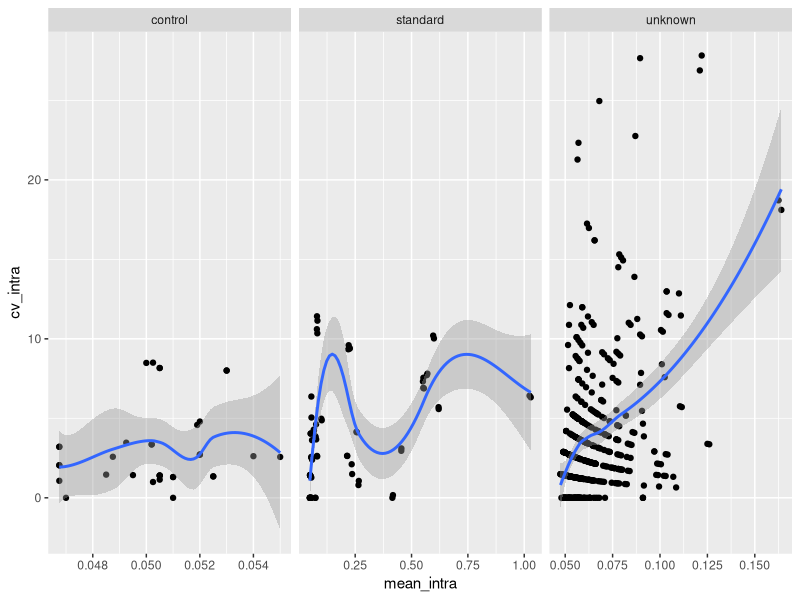
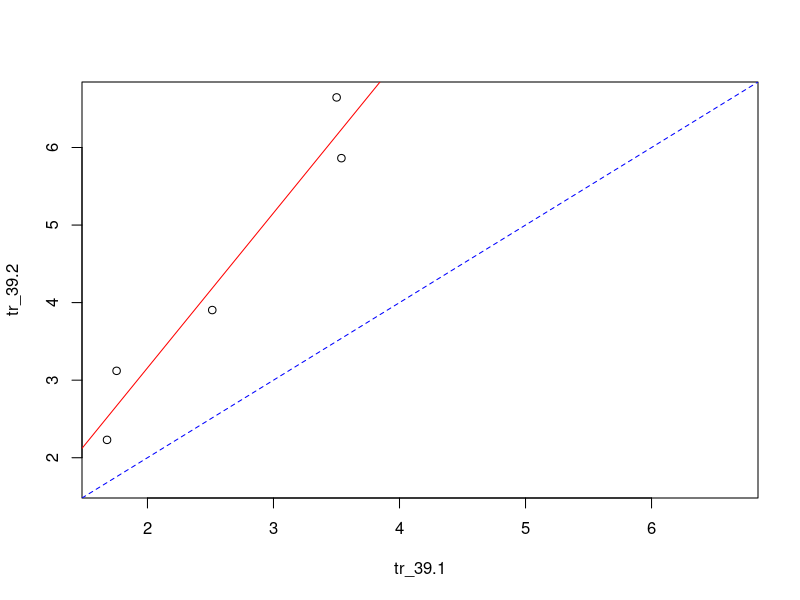

Recreate these plots in R, in order. (Note: this script raises an error after producing the figures.)
## ---- chunk 1
library("knitr")
opts_chunk$set(fig.width = 8, fig.heigth = 8, cache = FALSE)
## ---- chunk 2
library("dplyr")
library("stringr")
library("ggplot2")
library("cowplot")
## ---- chunk 3
anno <- read.delim("../data/annotation.txt", stringsAsFactors = FALSE)
## ---- chunk 4
troponin <- read.delim("../data/troponin.txt", stringsAsFactors = FALSE)
## ---- chunk 5
stopifnot(troponin$dosage[troponin$type == "unknown"] %in% anno$dosage)
cell_line_input <- unique(troponin$cell_line[troponin$type == "unknown"])
cell_line_input <- sort(cell_line_input)
cell_line_valid <- cell_line_input %in% anno$cell_line
names(cell_line_valid) <- cell_line_input
length(cell_line_valid)
sum(cell_line_valid)
cell_line_valid
sort(unique(anno$cell_line))
## ---- chunk 6
anno$dosage[anno$dosage == "C"] <- 0
anno$dosage <- as.numeric(anno$dosage)
troponin$dosage[troponin$dosage == "C"] <- 0
troponin$dosage <- as.numeric(troponin$dosage)
## ---- chunk 7
tr_intra <- troponin %>%
  group_by(experiment, reading, name, type, cell_line, dosage, known_conc) %>%
  summarize(mean_intra = mean(absorbance),
            sd_intra = sd(absorbance),
            cv_intra = sd_intra / mean_intra * 100) %>%
  ungroup
stopifnot(nrow(tr_intra) <= nrow(troponin) / 2)
# There are fewer entries because the experiments on 11/5/15 had fewer samples.
# table(tr_intra$experiment, tr_intra$reading)
## ---- chunk 8
ggplot(tr_intra, aes(x = mean_intra, y = cv_intra)) +
  geom_point() +
  geom_smooth() +
  facet_wrap(~type, scales = "free_x")
## ---- chunk 9
std_curve <- tr_intra %>%
  group_by(experiment, reading) %>%
  do(mod = lm(mean_intra ~ known_conc, data = .)) %>%
  do(data.frame(experiment = .$experiment,
                reading = .$reading,
                intercept = coef(.$mod)[1],
                slope = coef(.$mod)[2],
                r2 = summary(.$mod)$r.squared))
## ---- chunk 10
tr_intra$conc <- NA
for (i in 1:nrow(tr_intra)) {
  std_curve_sub <- std_curve %>%
    filter(experiment == tr_intra$experiment[i],
           reading == tr_intra$reading[i])
  # x = (y - b) / m
  b <- std_curve_sub %>% select(intercept) %>% as.numeric
  m <- std_curve_sub %>% select(slope) %>% as.numeric
  tr_intra$conc[i] <- (tr_intra$mean_intra[i] - b) / m
}
## ---- chunk 11
tr_inter <- tr_intra %>%
  group_by(experiment, name, type, cell_line, dosage, known_conc) %>%
  summarize(mean_inter = mean(conc),
            sd_inter = sd(conc),
            cv_inter = sd_inter / mean_inter * 100) %>%
  ungroup
stopifnot(nrow(tr_inter) == nrow(tr_intra) / 2)
## ---- chunk 12
anno <- anno %>% select(id:dosage)
d <- merge(anno, tr_inter)
dim(d)
length(unique(d$findiv))
## ---- chunk 13
sort(setdiff(anno$cell_line, d$cell_line))
## ---- chunk 14
sort(setdiff(tr_inter$cell_line, d$cell_line))
## ---- chunk 15
# record individuals with mismatched replicates
rep_mismatch <- sort(setdiff(anno$cell_line, d$cell_line))
# remove rep number if they have it
rep_mismatch <- str_split_fixed(rep_mismatch, pattern = "\\.", n = 2)[, 1]
# Remove c41, c63, and c64, since these do not have a replicate
rep_mismatch <- rep_mismatch[!(rep_mismatch %in% c("c41", "c63", "c64"))]
stopifnot(length(rep_mismatch) == 5)
## ---- chunk 16
anno$cell_line_norep <- str_split_fixed(anno$cell_line, pattern = "\\.", n = 2)[, 1]
tr_inter$cell_line_norep <- str_split_fixed(tr_inter$cell_line, pattern = "\\.", n = 2)[, 1]
## ---- chunk 17
d <- merge(anno, tr_inter, by = c("cell_line_norep", "dosage"))
dim(d)
length(unique(d$findiv))
## ---- chunk 18
tr_39.1 <- d %>% filter(cell_line.y == "c39.1") %>% arrange(dosage) %>% select(mean_inter) %>% unlist
tr_39.2 <- d %>% filter(cell_line.y == "c39.2") %>% arrange(dosage) %>% select(mean_inter) %>% unlist
rep_lm <- lm(tr_39.2 ~ tr_39.1)
summary(rep_lm)$r.squared
lower_limit <- min(tr_39.1, tr_39.2)
upper_limit <- max(tr_39.1, tr_39.2)
plot(tr_39.1, tr_39.2,
     xlim = c(lower_limit, upper_limit),
     ylim = c(lower_limit, upper_limit))
abline(rep_lm, col = "red")
abline(0, 1, col = "blue", lty = "dashed")
d <- d %>% filter(cell_line.y != "c39.2")
stopifnot(table(d$findiv) == 5)
## ---- chunk 19
d$mismatch <- ifelse(d$cell_line_norep %in% rep_mismatch, TRUE, FALSE)
## ---- chunk 20
tr_v_dox <- ggplot(d,
                   aes(x = as.factor(dosage), y = mean_inter)) +
  geom_boxplot() +
  labs(x = "Doxorubicin dosage (uM)",
       y = "Cardiac troponin concentration (ng/mL)",
       title = "Cardiac troponin levels increase with increasing doxorubicin dosage")
## ---- chunk 21
tr_max <- tapply(d$mean_inter, d$findiv, max)
tr_max_q <- quantile(tr_max, probs = c(0.25, 0.75))
response <- tr_max
response[tr_max <= tr_max_q[1]] <- "blue" # low
response[tr_max >= tr_max_q[2]] <- "red" # high
response[tr_max > tr_max_q[1] & tr_max < tr_max_q[2]] <- "black" # intermediate
table(response)
## ---- chunk 22
tr_var <- ggplot(d, aes(x = dosage, y = mean_inter,
                            color = as.factor(findiv))) +
  geom_point() +
  geom_line(linetype = "dashed") +
  theme(legend.position = "none") +
  # scale_color_grey() +
  scale_color_manual(values = response) +
  labs(x = "Doxorubicin dosage (uM)",
       y = "Cardiac troponin concentration (ng/mL)",
       title = "Cardiac troponin levels vary across individuals")
## ---- chunk 23
plot_grid(tr_v_dox, tr_var, labels = LETTERS[1:2])
## ---- chunk 24
d_save <- d %>% select(id, sample, cell_line.x, findiv, dosage, cell_line_norep,
                       experiment, mean_inter, mismatch) %>%
  rename(cell_line = cell_line.x, troponin = mean_inter) %>%
  arrange(id)
write.table(d_save, file = "../data/troponin-processed.txt",
            quote = FALSE, sep = "\t", row.names = FALSE)
## ---- chunk 25
sessionInfo()
